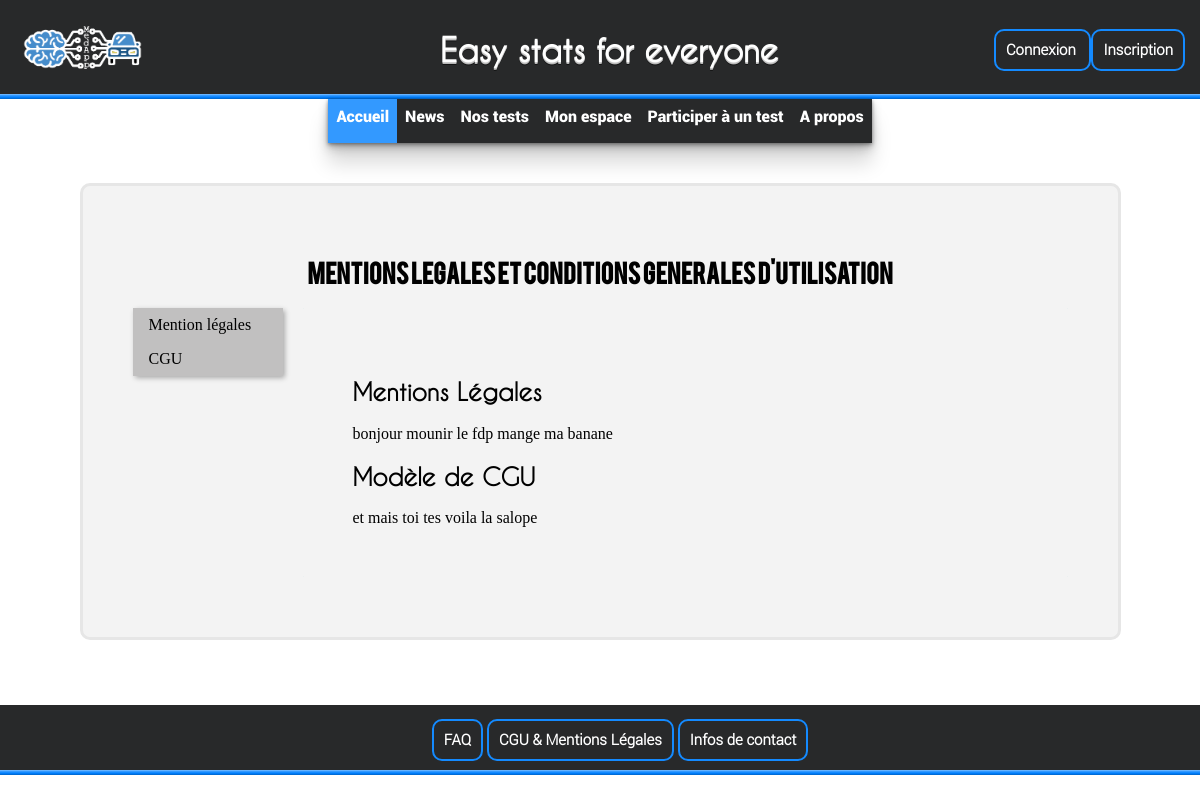
The page /CGUMentionLegales.php on the database as committed earlier.
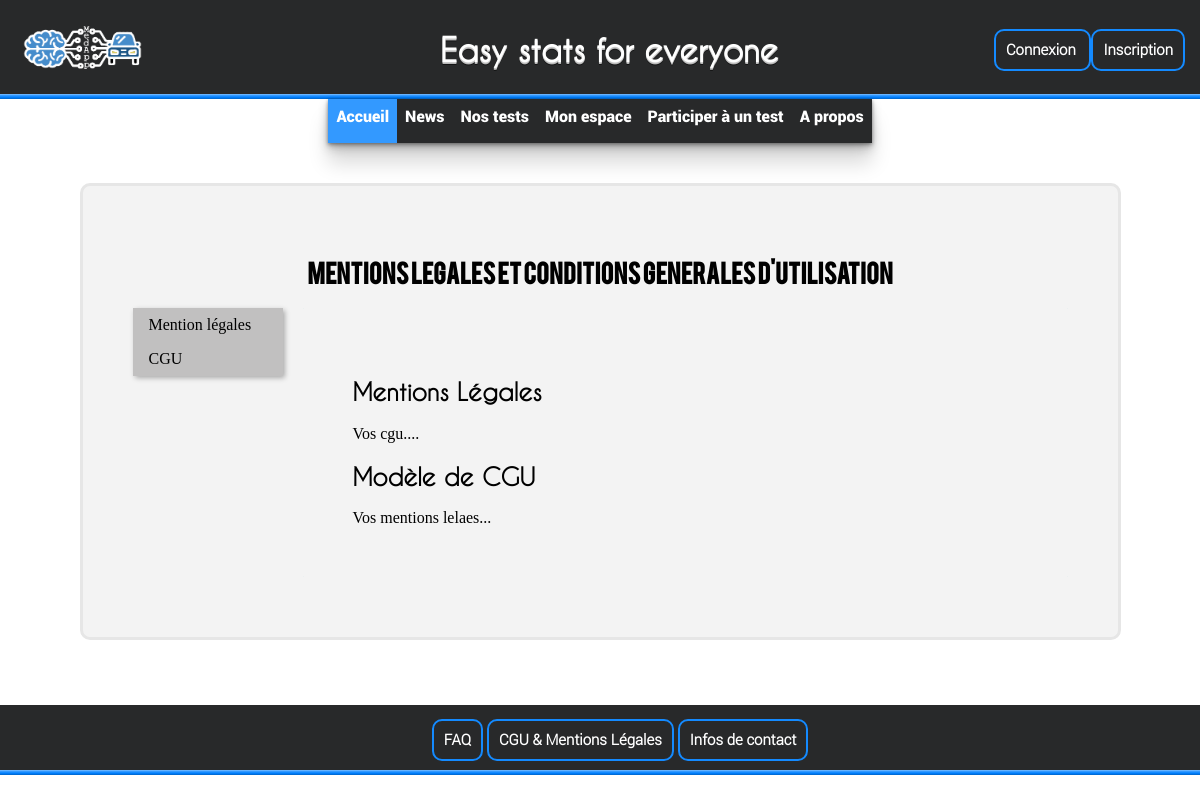
The same page on the database as committed later.
### tables this page shows
CREATE TABLE IF NOT EXISTS `cgu` (
  `idCGU` int(25) NOT NULL AUTO_INCREMENT,
  `MentionLegales` mediumtext NOT NULL,
  `CGU` mediumtext NOT NULL,
  PRIMARY KEY (`idCGU`)
);

### CGUMentionLegales.php (called while the page is built)
<?php
require("Modeles/fonction.php");
require("includes/AccesBase.php");
$req=lireCGU($db,'1');
$donnee=$req->fetch();
$ML=$donnee["MentionLegales"];
$CGU=$donnee["CGU"];
include_once('Vues/CGUMentionLegales.vue.php');
?>

### includes/header.php (called while the page is built, shortened)
<?php
include_once('Vues/header.vue.php');
?>

### Modeles/fonction.php (called while the page is built, shortened)
<?php
function lireCGU($db, $id){
	$req = $db->prepare("SELECT * FROM cgu WHERE idCGU='$id'");
	$req->execute();
	return $req;
}
?>

### includes/footer.php (called while the page is built)
<?php
include_once('Vues/footer.vue.php');
?>

### Vues/CGUMentionLegales.vue.php (the view, shortened to what this page needs)
<!DOCTYPE html>
<html>
    <head>
    <link rel="stylesheet" type="text/css" href="design/CGUMentionLegales.css">
    </head>
    <body>
        <header><?php include_once('includes/header.php'); ?></header>
        <form method="post" action="CGUMentionLegalesEdition.php">
            <section class="section">
                <div class="titrePage">
                    <div class="titreP">
                        <h1>Mentions legales et Conditions generales d'utilisation</h1>
                    </div>
                </div>
                <nav class=menuNav>
                    <ul id="navigation">
                        <li><a href="#Debut ML">Mention légales</a></li>
                        <li><a href="#Debut CGU">CGU</a></li>
                    </ul>
                </nav>
                <article class="texte">
                    <div class="zoneArticle">
                            <h2 id="Debut ML">Mentions Légales</h2>
                            <output name="MentionLegale"><?php  echo $ML?></output>
                            <h2 id="Debut CGU">Modèle de CGU</h2>
                            <output name="CGU"><?php  echo $CGU ?></output>
                        </div>
                </article>
            </section>
        </form>
        <footer><?php include_once('includes/footer.php'); ?></footer>
    </body>
</html>

### Vues/header.vue.php
<link rel="stylesheet" type="text/css" href="design/header.css">
<div class="top_header">
	<a href="index.php"><img class="logo" src="ressources/logo_provisoire.png"></a>
	<div class="center">
		<div class="h_title" >
		  <div>
		    <h1 class="slogan"> Easy stats for everyone </h1>
		  </div>
		</div>
	</div>
	<div class = "co_ins">
	  <ul>
	       <?php
            if (empty($_SESSION['login'])){
              echo '<a class="at_coins" href="connexion.php">Connexion </a>
                    <a class="at_coins" href="Inscription.php">Inscription</a>';
            }
            else{
                echo '<a class="at_coins" href="Profil.php">'.$_SESSION['login'].'</a>
                      <a class="at_coins" href="deconnex.php">deconnexion</a>';
            }
            ?>
	  </ul>
	</div>
</div>
<div class="low_header">
	<ul class="menu">
	  <li class="limenu"><a class="title_menu" href="index.php">Accueil</a></li>
	  <li class="limenu"><a href="#news">News</a></li>
	  <li class="limenu"><a href="session_test.php">Nos tests</a></li>
	  <li class="limenu"><a href="monEspace.php">Mon espace</a></li>
	  <li class="limenu"><a href="#do_test">Participer à un test</a></li>
	  <li class="limenu"><a href="#a_propos">A propos</a></li>
	</ul>
</div>

### Vues/footer.vue.php
<link rel="stylesheet" type="text/css" href="design/footer.css">
<div class="conteneur">
	<div class="boutons">
		<ul>
		      <a class="bouton_footer" href="FAQ.php">FAQ</a>
		      <a class="bouton_footer" href="CGUMentionLegales.php">CGU & Mentions Légales</a>
		      <a class="bouton_footer" href="InfoContact">Infos de contact</a>
		 </ul>
	</div>
</div>

### design/CGUMentionLegales.css (style rules this page uses)
html { scroll-behavior: smooth; }
body { margin: 0px; }
h1 { font-family : BEBAS__; }
h2 { font-family: CaviarDreams; }
nav { float: left; width: 150px; border-radius:2px; box-shadow:2px 2px 5px #aaa; position: fixed; }
.titrePage { display:flex; flex-direction:column margin:auto; padding: auto; }
.titreP { margin:auto; padding: auto; }
.zoneArticle { background-color:#F3F3F3; border-radius:1px;margin:0 0 10px; padding:50px; margin: 12; }
.section { margin: 35px auto; max-width:935px; width:100%; padding: 50px; background-color:#F3F3F3; border-radius:10px; border:3px solid #e6e6e6; }
.texte { margin-left: 170px; background-color: #D4E7E6; }
#navigation { list-style-type: none; margin: 0; padding: 0; width: auto; background-color: #C1C0C0; }
#navigation li a { display: block; color: #000; padding: 8px 16px; text-decoration: none; }

### design/header.css (style rules this page uses)
.logo { height: 65px; width:auto; padding : 15px; margin-right: 100px; }
.top_header { background: #28292A; display : flex; flex-wrap: wrap; box-shadow: 0 -1px 0 hsl(210, 100%, 42%) inset, 0 -2px 0 hsl(210, 100%, 48%) inset, 0 -3px 0 hsl(210, 100%, 54%) inset, 0 -4px 0 hsl(210, 100%, 60%) inset, 0 -5px 0 hsl(210, 100%, 70%) inset; }
.center { margin: auto; }
h1 { text-align: center; }
.co_ins { padding-right: 15px; margin-top: auto; margin-bottom: auto; }
.at_coins { font:bold 15px Roboto-Light; color: white; text-decoration: none; padding:10px 10px 10px 10px; background: #28292A; border-radius:10px; border: 2px solid hsl(210, 100%, 54%); }
.slogan { font-family: CaviarDreams; color: white; text-shadow: 0 1px 0 #ccc, 0 2px 0 #b5b5b5, 0 3px 0 rgba(0,0,0,.5) ; }
.menu { display: table; width: auto; margin: auto; margin-bottom: 40px; padding: 0; background-color: #28292A; box-shadow: 0 1px 3px rgba(0, 0, 0, .3), 0 3px 5px rgba(0, 0, 0, .2), 0 5px 10px rgba(0, 0, 0, .2), 0 20px 20px rgba(0, 0, 0, .15); }
.menu li { display: table-cell; }
.limenu a { font-family: Roboto-Black; display: block; text-align: center; color: white; text-decoration: none; padding: 8px 8px 17px 8px; transition: all .3s; }
.title_menu { background-color: hsl(210, 100%, 60%); }

### design/footer.css (style rules this page uses)
footer { display:flexbox; position: relative; min-height: 100px; bottom: 0; left: 0; right: 0; top: auto; }
.conteneur { margin: auto; position:relative; min-height: 70px; bottom: 0; left: 0; right: 0; background: #28292A; box-shadow: 0 -1px 0 hsl(210, 100%, 42%) inset, 0 -2px 0 hsl(210, 100%, 48%) inset, 0 -3px 0 hsl(210, 100%, 54%) inset, 0 -4px 0 hsl(210, 100%, 60%) inset, 0 -5px 0 hsl(210, 100%, 70%) inset; display: flex; position: absolute; bottom: 0; }
.boutons { margin:auto; padding: auto; }
.bouton_footer { font:bold 15px Roboto-Light; color: white; text-decoration: none; padding:10px 10px 10px 10px; background: #28292A; border-radius:10px; border: 2px solid hsl(210, 100%, 54%); }

Rows that differ between the two databases and show on the page:
changed cgu: MentionLegales "bonjour mounir le fdp mange ma banane" → "Vos cgu...."; CGU "et mais toi tes voila la salope" → "Vos mentions lelaes..."
